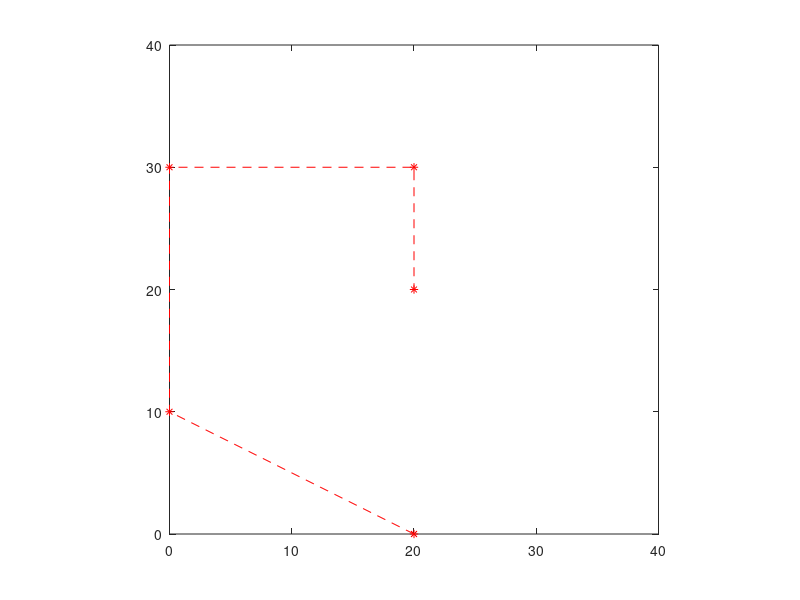

Write MATLAB code to recreate this figure. (Note: this script raises an error after producing the figure.)
clear

px = [20 0 0 20 20];
py = [0 10 30 30 20];

n = 4;

plot(px,py, 'r*--')

axis equal
axis([0 40 0 40])
hold on

syms t

cx(t) = 0*t;
cy(t) = 0*t;

for i=0:n
    b(t) = nchoosek(n,i) * t^i * (1-t)^(n-i); 
    cx(t) = cx(t) + px(i+1)*b(t);
    cy(t) = cy(t) + py(i+1)*b(t);
end

fplot(cx,cy,[0 1], 'r', 'LineWidth', 5)

%%%%%%
px2 = [20 40 40 20 20];
py2 = [0 10 30 30 20];

plot(px2, py2, 'g*--')

cx2(t) = 0*t;
cy2(t) = 0*t;
for i=0:n
    b(t) = nchoosek(n,i) * t^i * (1-t)^(n-i);
    cx2(t) = cx2(t) + px2(i+1)*b(t);
    cy2(t) = cy2(t) + py2(i+1)*b(t);
end

fplot(cx2,cy2,[0 1], 'r', 'LineWidth', 5)